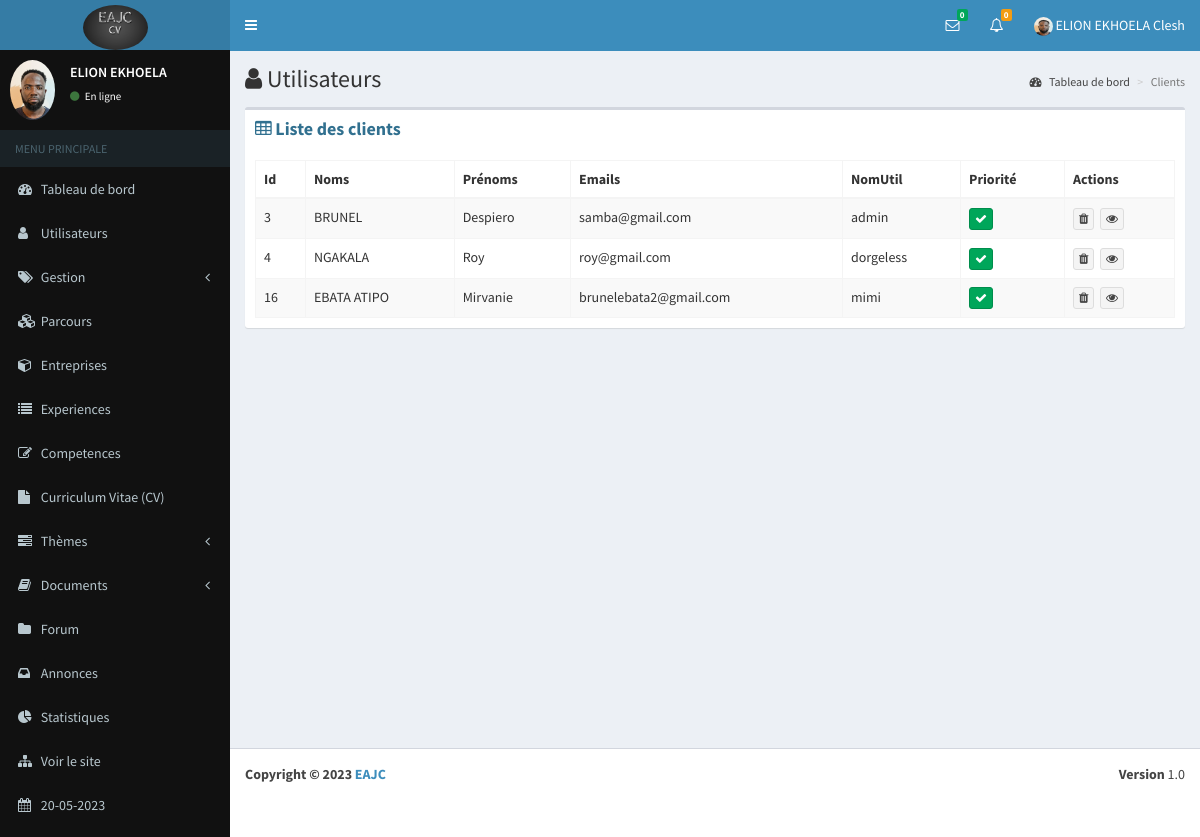
Screenshot of /auth/customers (signed in) with the database file from the repository.
### eab/models.py (models this page shows, shortened)
class Parametre(models.Model):
    appname=models.CharField(max_length=100)
    appeditor=models.CharField(max_length=200)
    phone=models.CharField(max_length=200, null=True)
    email=models.CharField(max_length=200, null=True)
    version=models.CharField(max_length=10, null=True)
    devise=models.CharField(max_length=10, null=True)
    COLORS=[
        ('primary','primary'),
        ('info','info'),
        ('success','success'),
        ('danger','danger'),
        ('secondary','secondary'),
        ('dark','dark'),
    ]
    theme=models.CharField(max_length=200, null=True, choices=COLORS)
    logo=models.ImageField(upload_to="media", null=True, blank=True)
    width_logo=models.CharField(max_length=3, null=True)
    height_logo=models.TextField(max_length=3, null=True)

class Profile(models.Model):
    user=models.OneToOneField(User, on_delete=models.CASCADE)
    phone=models.CharField(max_length=100)
    address=models.TextField()
    photo=models.ImageField(upload_to="media", null=True, blank=True)
    SEX=[
        ('Masculin','Masculin'),
        ('Feminin','Feminin')
    ]
    gender=models.CharField(max_length=100, null=True, choices=SEX)
    droitmes=models.BooleanField(default=False, null=True)
    status=models.BooleanField(default=False, null=True)
    apropos=models.TextField(null=True)
    profession=models.CharField(max_length=50, null=True)
    VARIABLE=[
        ('Visible','Visible'),
        ('Invisible','Invisible')
    ]
    vform=models.CharField(max_length=100, null=True, choices=VARIABLE, default="Visible")
    vep=models.CharField(max_length=100, null=True, choices=VARIABLE)
    vcomp=models.CharField(max_length=100, null=True, choices=VARIABLE)
    vaform=models.CharField(max_length=100, null=True, choices=VARIABLE)
    priority=models.BooleanField(null=True,default=False)

### app_auth/decorator.py (the view)
        def wrapper_func(request, *args, **kwargs):
            group=None
            if request.user.groups.exists():
                group=request.user.groups.all()[0].name
            if group in allowed_roles:
                return view_func(request, *args, **kwargs)
            else:
                return HttpResponse("Vous n'êtes pas autorisés à acceder à cette page")

### app_auth/decorator.py (called while the page is built)
def allowed_users(allowed_roles=[]):
    def decorator(view_func):
        def wrapper_func(request, *args, **kwargs):
            group=None
            if request.user.groups.exists():
                group=request.user.groups.all()[0].name
            if group in allowed_roles:
                return view_func(request, *args, **kwargs)
            else:
                return HttpResponse("Vous n'êtes pas autorisés à acceder à cette page")
        return wrapper_func
    return decorator

### app_auth/views.py (called while the page is built, shortened)
def parametre():
    try:
        parametre=Parametre.objects.all()[0]
    except Exception as e:
        parametre=None
    if parametre == None :
        return redirect("maintenance")
    else:
        return parametre

def new_message( request):
    contacts=Contact.objects.filter(statut=0, status=1).order_by("-id")
    tabUsers=[]
    tabIdUser=[]
    for contact in contacts:
        diccode=eval(contact.codes)
    tab=[]
    for i in tabIdUser:
        if i not in tab:
            tab.append(i)
    dic={}
    for i in tab:
        nombre=0
        for k in tabIdUser:
            if i==k:
                nombre=nombre+1
        dic[i]=nombre
    tabMessages=[]
    tabs=[]
    return tabMessages

def nbnew_message(request):
    contacts=Contact.objects.filter(statut=0, status=1).order_by("-id")
    count=0
    for contact in contacts:
        diccode=eval(contact.codes)
        if diccode["user1"]==request.user.id:
            count=count+1
    return count

def nbnew_answer(request):
    questions=Question.objects.filter(user_id=request.user.id)
    number=0
    for question in questions:
        answers=Answer.objects.filter(question_id=question.id, status=0)
        for answer in answers:
            if answer.user_id != request.user.id:
                number+=1
    return number

@login_required(login_url='connection/login')
@allowed_users(allowed_roles=['admin'])
def customers(request):
    date=datetime.datetime.now()
    tabusers=[]
    users=User.objects.all()
    for user in users:
        if user.groups.exists():
            group=user.groups.all()[0].name
            if group=="customer":
                tabusers.append(user)
    context={
        "tabusers":tabusers,
        "date":date,
        "parametre":parametre(),
        "countanswer":nbnew_answer(request),
        "count":nbnew_message(request),
        "users":new_message(request)
    }
    return render(request, "users/customers.html", context)

### app_auth/templates/users/customers.html (shortened to what this page needs)
{% extends 'global/base.html' %}
{% block content %}
      <div class="content-wrapper">
        <section class="content-header">
          <h1>
            <i class="fa fa-user"></i> Utilisateurs
          </h1>
          <ol class="breadcrumb">
            <li><a href="{% url 'dashboard' %}"><i class="fa fa-dashboard"></i> Tableau de bord</a></li>
            <li class="active">Clients</li>
          </ol>
        </section>
        <section class="content">
          <div class="row">
            <div class="col-xs-12">
              <div class="box">
                <div class="box-header">
                  <h3 class="box-title text-info"><i class="fa fa-table"></i> <b>Liste des clients</b> </h3>
                </div>
                <div class="box-body">
                  <table id="example1" class="table table-bordered table-striped">
                    <thead>
                      <tr class="bg-{{ parametre.theme }}">
                        <th>Id</th>
                        <th>Noms</th>
                        <th>Prénoms</th>
                        <th>Emails</th>
                        <th>NomUtil</th>
                        <th>Priorité</th>
                        <th>Actions</th>
                      </tr>
                    </thead>
                    <tbody>
                        {% for user in tabusers %}
                            <tr>
                                <td>{{ user.id }}</td>
                                <td>{{ user.last_name|upper }}</td>
                                <td>{{ user.first_name }}</td>
                                <td>{{ user.email }}</td>
                                <td>{{ user.username }}</td>
                                <td class="priority" id="{{ user.id }}">
                                    {% if user.profile %}
                                            {% if user.profile.priority == 0 %}
                                                <button class="btn btn-danger btn-xs"><i class="fa fa-remove"></i></button>
                                            {% else %}
                                                <button class="btn btn-success btn-xs"><i class="fa fa-check"></i></button>
                                            {% endif %}
                                        {% endif %}
                                </td>
                                <td>
                                    <a class="btn btn-default btn-xs" href="#" data-toggle="modal" data-target="#delModal{{ user.id }}"><i class="fa fa-trash"></i></a>&nbsp;
                                    <a href="{% url 'users/details_cus' user.id %}" title="Détails" class="btn btn-default btn-xs"><i class="fa fa-eye"></i></a>
                                </td>
                            </tr>
                        {% endfor %}
                    </tbody>
                  </table>
                </div>
              </div>
            </div>
          </div>
        </section>
      </div>
{% endblock %}

### eab/templates/global/navbar.html (shortened to what this page needs)
{% load static %}
<header class="main-header">
    <a href="{% url 'dashboard' %}" class="logo">
        {% if parametre.logo %}
        <img class="img-circle" src="{{ parametre.logo.url }}" width="{{ parametre.width_logo }}" height="{{ parametre.height_logo }}" alt="EAJC">
        {% else %}
        <h3><b>EAJC</b></h3>
        {% endif %}
    </a>
    <nav class="navbar navbar-static-top" role="navigation">
      <a href="#" class="sidebar-toggle" data-toggle="offcanvas" role="button">
      </a>
      <div class="navbar-custom-menu">
        <ul class="nav navbar-nav">
          <li class="dropdown messages-menu">
            <a href="#" class="dropdown-toggle" data-toggle="dropdown">
              <i class="fa fa-envelope-o"></i>
              <span class="label label-success">{{ count }}</span>
            </a>
          </li>
          <li class="dropdown notifications-menu">
            <a href="#" class="dropdown-toggle" data-toggle="dropdown">
              <i class="fa fa-bell-o"></i>
              <span class="label label-warning">{{ countanswer }}</span>
            </a>
          </li>
          <li class="dropdown user user-menu">
            <a href="#" class="dropdown-toggle" data-toggle="dropdown">
                {% if request.user.profile.photo %}
                <img class="img-circle" width="19" height="19" src="{{ request.user.profile.photo.url }}" alt="...">
                {% else %}
                <img class="img-circle" width="19" height="19" src="{% static 'dist/img/user.png' %}" alt="...">
                {% endif %}
              <span class="hidden-xs">{{ user.last_name }} {{ user.first_name }}</span>
            </a>
          </li>
        </ul>
      </div>
    </nav>
  </header>

### eab/templates/global/_nav.html (shortened to what this page needs)
{% load static %}
<aside class="main-sidebar bg-black">
    <section class="sidebar">
      <div class="user-panel">
        <div class="pull-left image">
            {% if request.user.profile.photo %}
            <img class="img-circle" src="{{ request.user.profile.photo.url }}" alt="...">
            {% else %}
            <img class="img-circle" width="60" height="50" src="{% static 'dist/img/user.png' %}" alt="...">
            {% endif %}
        </div>
        <div class="pull-left info">
          <p>{{ user.last_name }}</p>
          <a href="{% url 'users/profile' %}"><i class="fa fa-circle text-success"></i> En ligne</a>
        </div>
      </div>
      <ul class="sidebar-menu">
        <li class="header">MENU PRINCIPALE</li>
        <li><a href="{% url 'dashboard' %}"><i class="fa fa-dashboard"></i> <span>Tableau de bord</span></a></li>
        {% for group in request.user.groups.all %}
        {% if group.name == "admin" %}
        <li class="treeview">
          <a href="#">
            <i class="fa fa-user"></i>
            <span>Utilisateurs</span>
          </a>
        </li>
        <li class="treeview">
            <a href="#">
              <i class="fa fa-tags"></i> <span>Gestion</span>
              <i class="fa fa-angle-left pull-right"></i>
            </a>
        </li>
        <li><a href="{% url 'parcours/parcours' %}"><i class="fa fa-cubes"></i> Parcours</a></li>
        <li><a href="{% url 'entreprise/entreprises' %}"><i class="fa fa-cube"></i> <span>Entreprises</span></a></li>
        <li><a href="{% url 'experience/experiences' %}"><i class="fa fa-list"></i> <span>Experiences</span></a></li>
        <li><a href="{% url 'competence/competences' %}"><i class="fa fa-edit"></i> <span>Competences</span></a></li>
        <li><a href="{% url 'cv/recap' %}"><i class="fa fa-file"></i> <span>Curriculum Vitae (CV)</span></a></li>
        <li class="treeview">
          <a href="#">
            <i class="fa fa-tasks"></i> <span>Thèmes</span>
            <i class="fa fa-angle-left pull-right"></i>
          </a>
        </li>
        <li class="treeview">
          <a href="#">
            <i class="fa fa-book"></i> <span>Documents</span>
            <i class="fa fa-angle-left pull-right"></i>
          </a>
        </li>
        <li><a href="{% url 'question/questions' %}"><i class="fa fa-folder"></i> <span>Forum</span></a></li>
        <li><a href="{% url 'annonce/annonces' %}"><i class="fa fa-inbox"></i> <span>Annonces</span></a></li>
        <li><a href="{% url 'statistique' %}"><i class="fa fa-pie-chart"></i> <span>Statistiques</span></a></li>
        <li><a href="{% url 'home' %}"><i class="fa fa-sitemap"></i> <span>Voir le site</span></a></li>
        <li><a href=""><i class="fa fa-calendar"></i> <span>{{ date|date:"d-m-Y" }}</span></a></li>
        {% endif %}
        {% endfor %}
      </ul>
    </section>
  </aside>

### eab/templates/global/footeradmin.html
<footer class="main-footer">
    <div class="pull-right hidden-xs">
      <b>Version</b> {{parametre.version}}
    </div>
    <strong>Copyright &copy; 2023 <a href="">{{parametre.appname}}</a></strong>
</footer>

### rows the page displays
Parametre: logo (picture), version "1.0", appname "EAJC"

### other values shown
{{ count }} "0"
{{ countanswer }} "0"
{{ user.last_name }} "ELION EKHOELA"
{{ user.first_name }} "Clesh"
{{ date|date:"d-m-Y" }} "20-05-2023"
{{ user.id }} "3"
{{ user.last_name|upper }} "BRUNEL"
{{ user.first_name }} "Despiero"
{{ user.email }} "samba@gmail.com"
{{ user.username }} "admin"
{{ user.id }} "4"
{{ user.last_name|upper }} "NGAKALA"
{{ user.first_name }} "Roy"
{{ user.email }} "roy@gmail.com"
{{ user.username }} "dorgeless"
